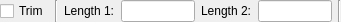
<ui version="4.0" >
 <author></author>
 <comment></comment>
 <exportmacro></exportmacro>
 <class>QG_BevelOptions</class>
 <widget class="QWidget" name="QG_BevelOptions" >
  <property name="geometry" >
   <rect>
    <x>0</x>
    <y>0</y>
    <width>341</width>
    <height>22</height>
   </rect>
  </property>
  <property name="sizePolicy" >
   <sizepolicy>
    <hsizetype>4</hsizetype>
    <vsizetype>0</vsizetype>
    <horstretch>0</horstretch>
    <verstretch>0</verstretch>
   </sizepolicy>
  </property>
  <property name="minimumSize" >
   <size>
    <width>341</width>
    <height>22</height>
   </size>
  </property>
  <property name="maximumSize" >
   <size>
    <width>400</width>
    <height>22</height>
   </size>
  </property>
  <property name="windowTitle" >
   <string>Bevel Options</string>
  </property>
  <property name="toolTip" >
   <string/>
  </property>
  <layout class="QHBoxLayout" >
   <property name="margin" >
    <number>0</number>
   </property>
   <property name="spacing" >
    <number>6</number>
   </property>
   <item>
    <widget class="QCheckBox" name="cbTrim" >
     <property name="toolTip" >
      <string>Check to trim both entities to the bevel</string>
     </property>
     <property name="text" >
      <string>Trim</string>
     </property>
    </widget>
   </item>
   <item>
    <widget class="Line" name="sep1_2" >
     <property name="sizePolicy" >
      <sizepolicy>
       <hsizetype>0</hsizetype>
       <vsizetype>1</vsizetype>
       <horstretch>0</horstretch>
       <verstretch>0</verstretch>
      </sizepolicy>
     </property>
     <property name="frameShape" >
      <enum>QFrame::VLine</enum>
     </property>
     <property name="frameShadow" >
      <enum>QFrame::Sunken</enum>
     </property>
     <property name="orientation" >
      <enum>Qt::Vertical</enum>
     </property>
    </widget>
   </item>
   <item>
    <widget class="QLabel" name="lLength1" >
     <property name="text" >
      <string>Length 1:</string>
     </property>
    </widget>
   </item>
   <item>
    <widget class="QLineEdit" name="leLength1" />
   </item>
   <item>
    <widget class="QLabel" name="lLength2" >
     <property name="text" >
      <string>Length 2:</string>
     </property>
    </widget>
   </item>
   <item>
    <widget class="QLineEdit" name="leLength2" />
   </item>
   <item>
    <widget class="Line" name="sep1" >
     <property name="sizePolicy" >
      <sizepolicy>
       <hsizetype>0</hsizetype>
       <vsizetype>1</vsizetype>
       <horstretch>0</horstretch>
       <verstretch>0</verstretch>
      </sizepolicy>
     </property>
     <property name="frameShape" >
      <enum>QFrame::VLine</enum>
     </property>
     <property name="frameShadow" >
      <enum>QFrame::Sunken</enum>
     </property>
     <property name="orientation" >
      <enum>Qt::Vertical</enum>
     </property>
    </widget>
   </item>
  </layout>
 </widget>
 <layoutdefault spacing="6" margin="11" />
 <pixmapfunction>qPixmapFromMimeSource</pixmapfunction>
 <includes>
  <include location="local" >rs_line.h</include>
  <include location="local" >rs_settings.h</include>
  <include location="local" >rs_modification.h</include>
  <include location="local" >rs_actionmodifybevel.h</include>
 </includes>
 <resources/>
 <connections/>
</ui>
